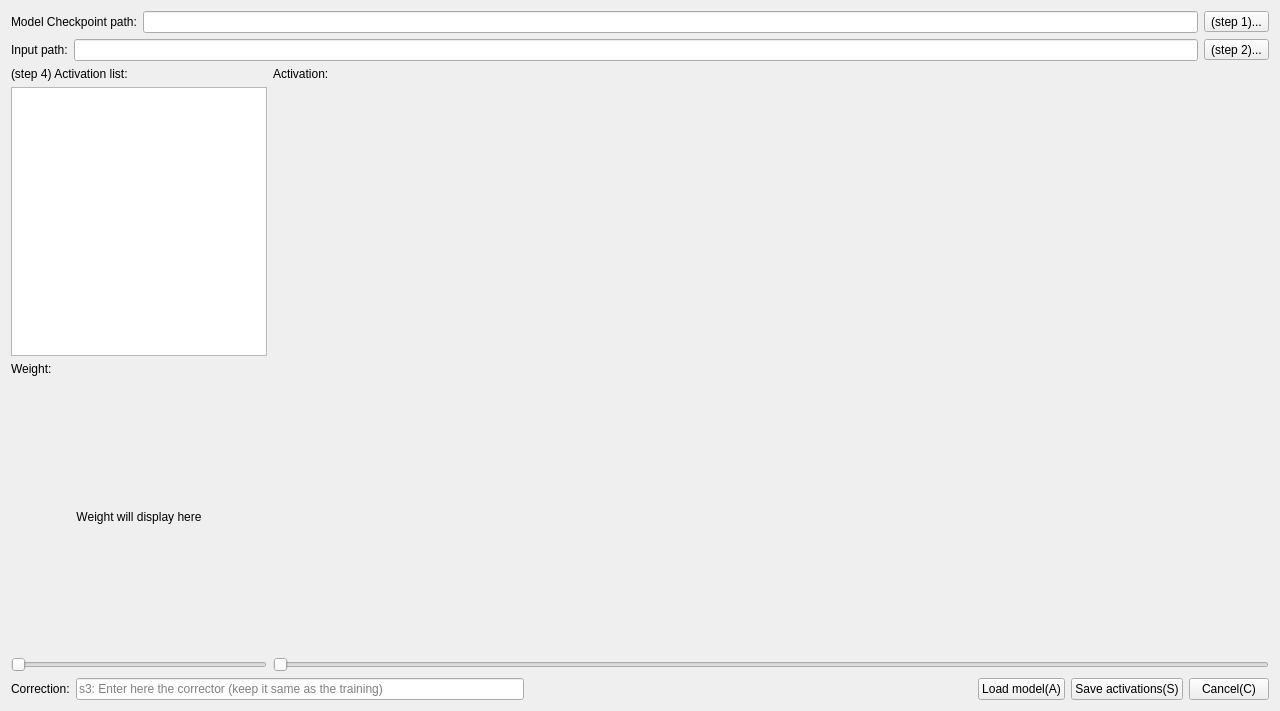
<?xml version="1.0" encoding="UTF-8"?>
<ui version="4.0">
 <class>actViewer</class>
 <widget class="QWidget" name="actViewer">
  <property name="geometry">
   <rect>
    <x>0</x>
    <y>0</y>
    <width>1280</width>
    <height>711</height>
   </rect>
  </property>
  <property name="sizePolicy">
   <sizepolicy hsizetype="Preferred" vsizetype="Preferred">
    <horstretch>0</horstretch>
    <verstretch>0</verstretch>
   </sizepolicy>
  </property>
  <property name="windowTitle">
   <string>Form</string>
  </property>
  <layout class="QGridLayout" name="gridLayout_2">
   <item row="0" column="0">
    <layout class="QGridLayout" name="gridLayout">
     <item row="0" column="0">
      <layout class="QHBoxLayout" name="horizontalLayout_3">
       <item>
        <widget class="QLabel" name="ckptPathLabel">
         <property name="text">
          <string>Model Checkpoint path:</string>
         </property>
        </widget>
       </item>
       <item>
        <widget class="QLineEdit" name="ckptPathLine"/>
       </item>
       <item>
        <widget class="QToolButton" name="ckptButton">
         <property name="text">
          <string>(step 1)...</string>
         </property>
        </widget>
       </item>
      </layout>
     </item>
     <item row="1" column="0">
      <layout class="QHBoxLayout" name="horizontalLayout_4">
       <item>
        <widget class="QLabel" name="inputPathLabel">
         <property name="text">
          <string>Input path:</string>
         </property>
        </widget>
       </item>
       <item>
        <widget class="QLineEdit" name="inputPathLine"/>
       </item>
       <item>
        <widget class="QToolButton" name="inputButton">
         <property name="text">
          <string>(step 2)...</string>
         </property>
        </widget>
       </item>
      </layout>
     </item>
     <item row="2" column="0">
      <layout class="QHBoxLayout" name="horizontalLayout_2">
       <item>
        <layout class="QVBoxLayout" name="verticalLayout">
         <item>
          <widget class="QLabel" name="ListTitle">
           <property name="sizePolicy">
            <sizepolicy hsizetype="Preferred" vsizetype="Preferred">
             <horstretch>0</horstretch>
             <verstretch>0</verstretch>
            </sizepolicy>
           </property>
           <property name="maximumSize">
            <size>
             <width>300</width>
             <height>16777215</height>
            </size>
           </property>
           <property name="text">
            <string>(step 4) Activation list:</string>
           </property>
          </widget>
         </item>
         <item>
          <widget class="QListWidget" name="actList">
           <property name="sizePolicy">
            <sizepolicy hsizetype="Preferred" vsizetype="Expanding">
             <horstretch>0</horstretch>
             <verstretch>0</verstretch>
            </sizepolicy>
           </property>
           <property name="maximumSize">
            <size>
             <width>300</width>
             <height>16777215</height>
            </size>
           </property>
          </widget>
         </item>
         <item>
          <widget class="QLabel" name="label_2">
           <property name="text">
            <string>Weight:</string>
           </property>
          </widget>
         </item>
         <item>
          <widget class="QLabel" name="weightLabel">
           <property name="sizePolicy">
            <sizepolicy hsizetype="Preferred" vsizetype="Expanding">
             <horstretch>0</horstretch>
             <verstretch>0</verstretch>
            </sizepolicy>
           </property>
           <property name="text">
            <string>Weight will display here</string>
           </property>
           <property name="alignment">
            <set>Qt::AlignCenter</set>
           </property>
          </widget>
         </item>
         <item>
          <widget class="QSlider" name="weightSlider">
           <property name="sizePolicy">
            <sizepolicy hsizetype="Preferred" vsizetype="Fixed">
             <horstretch>0</horstretch>
             <verstretch>0</verstretch>
            </sizepolicy>
           </property>
           <property name="orientation">
            <enum>Qt::Horizontal</enum>
           </property>
          </widget>
         </item>
        </layout>
       </item>
       <item>
        <layout class="QVBoxLayout" name="verticalLayout_2">
         <property name="sizeConstraint">
          <enum>QLayout::SetNoConstraint</enum>
         </property>
         <item>
          <widget class="QLabel" name="ImgTitle">
           <property name="sizePolicy">
            <sizepolicy hsizetype="Expanding" vsizetype="Fixed">
             <horstretch>0</horstretch>
             <verstretch>0</verstretch>
            </sizepolicy>
           </property>
           <property name="text">
            <string>Activation:</string>
           </property>
          </widget>
         </item>
         <item>
          <widget class="QLabel" name="Images">
           <property name="sizePolicy">
            <sizepolicy hsizetype="Ignored" vsizetype="Ignored">
             <horstretch>0</horstretch>
             <verstretch>0</verstretch>
            </sizepolicy>
           </property>
           <property name="text">
            <string/>
           </property>
           <property name="scaledContents">
            <bool>true</bool>
           </property>
          </widget>
         </item>
         <item>
          <widget class="QSlider" name="actSlider">
           <property name="orientation">
            <enum>Qt::Horizontal</enum>
           </property>
          </widget>
         </item>
        </layout>
       </item>
      </layout>
     </item>
     <item row="3" column="0">
      <layout class="QHBoxLayout" name="horizontalLayout">
       <item>
        <widget class="QLabel" name="label">
         <property name="text">
          <string>Correction:</string>
         </property>
        </widget>
       </item>
       <item>
        <widget class="QLineEdit" name="corrector">
         <property name="placeholderText">
          <string>s3: Enter here the corrector (keep it same as the training)</string>
         </property>
        </widget>
       </item>
       <item>
        <spacer name="horizontalSpacer">
         <property name="orientation">
          <enum>Qt::Horizontal</enum>
         </property>
         <property name="sizeHint" stdset="0">
          <size>
           <width>40</width>
           <height>20</height>
          </size>
         </property>
        </spacer>
       </item>
       <item>
        <widget class="QPushButton" name="load">
         <property name="text">
          <string>Load model(A)</string>
         </property>
         <property name="shortcut">
          <string>A</string>
         </property>
        </widget>
       </item>
       <item>
        <widget class="QPushButton" name="saveButton">
         <property name="text">
          <string>Save activations(S)</string>
         </property>
         <property name="shortcut">
          <string>S</string>
         </property>
        </widget>
       </item>
       <item>
        <widget class="QPushButton" name="cancelButton">
         <property name="text">
          <string>Cancel(C)</string>
         </property>
         <property name="shortcut">
          <string>C</string>
         </property>
        </widget>
       </item>
      </layout>
     </item>
    </layout>
   </item>
  </layout>
 </widget>
 <resources/>
 <connections/>
</ui>
